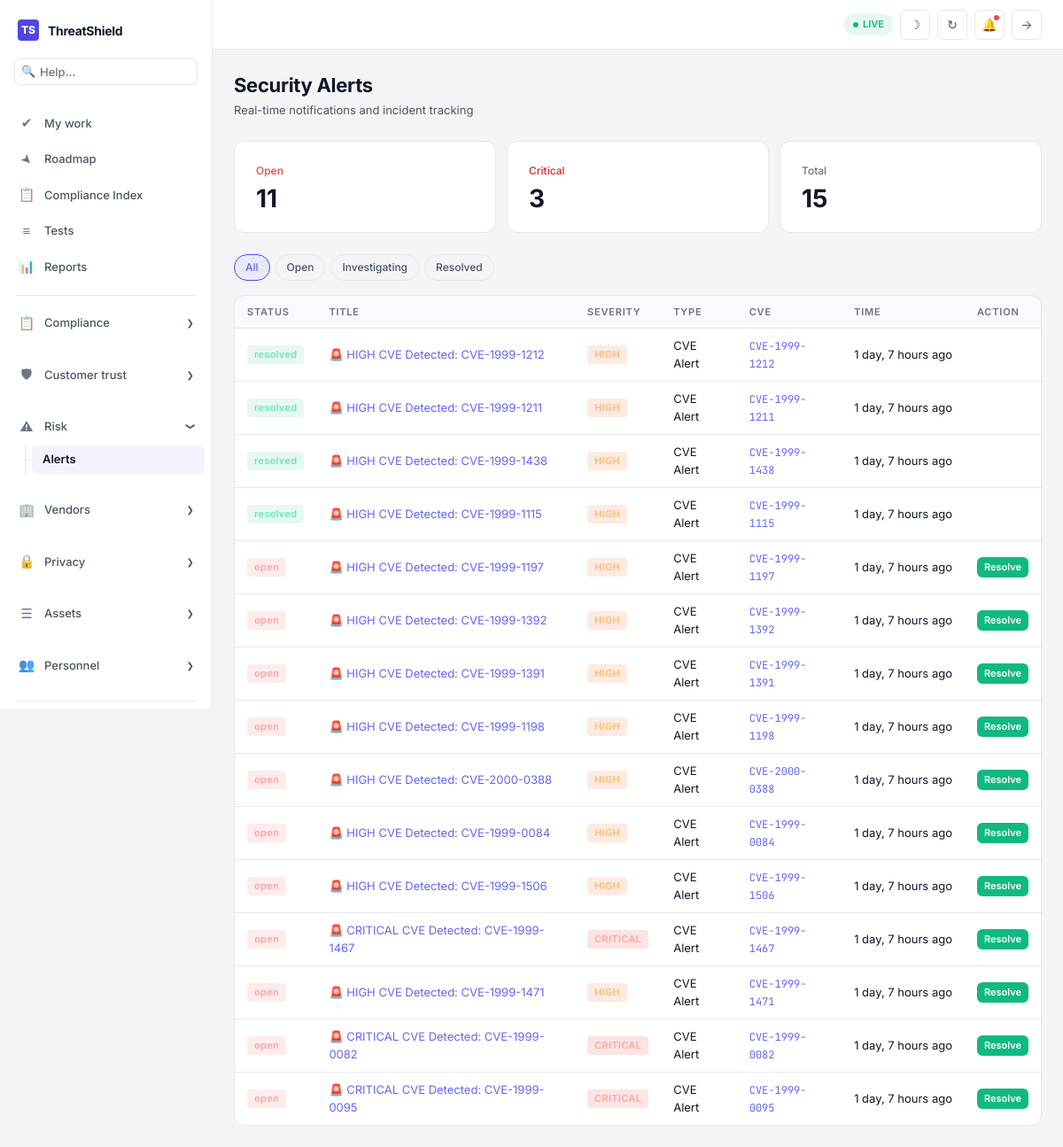
The page /alerts/ (signed in) on the database its author committed.
### alerts/models.py (models this page shows, shortened)
class Alert(models.Model):
    SEVERITY_CHOICES = [
        ('low', 'Low'),
        ('medium', 'Medium'),
        ('high', 'High'),
        ('critical', 'Critical'),
    ]
    STATUS_CHOICES = [
        ('open', 'Open'),
        ('investigating', 'Investigating'),
        ('resolved', 'Resolved'),
        ('dismissed', 'Dismissed'),
    ]
    TYPE_CHOICES = [
        ('cve', 'CVE Alert'),
        ('vendor', 'Vendor Risk'),
        ('compliance', 'Compliance'),
        ('breach', 'Breach Alert'),
        ('system', 'System Alert'),
    ]
    title = models.CharField(max_length=500)
    description = models.TextField()
    severity = models.CharField(max_length=10, choices=SEVERITY_CHOICES, default='medium')
    status = models.CharField(max_length=15, choices=STATUS_CHOICES, default='open')
    alert_type = models.CharField(max_length=15, choices=TYPE_CHOICES, default='system')
    linked_cve = models.ForeignKey(
        'cve_engine.CVE', on_delete=models.SET_NULL, null=True, blank=True, related_name='cve_alerts'
    )
    assigned_to = models.ForeignKey(
        'auth.User', on_delete=models.SET_NULL, null=True, blank=True
    )
    resolved_at = models.DateTimeField(null=True, blank=True)
    created_at = models.DateTimeField(auto_now_add=True)
    updated_at = models.DateTimeField(auto_now=True)
    class Meta:
        ordering = ['-created_at']

### cve_engine/models.py (models this page shows, shortened)
class CVE(models.Model):
    SEVERITY_CHOICES = [
        ('LOW', 'Low'),
        ('MEDIUM', 'Medium'),
        ('HIGH', 'High'),
        ('CRITICAL', 'Critical'),
    ]
    cve_id = models.CharField(max_length=30, unique=True, db_index=True)
    description = models.TextField()
    severity_score = models.FloatField(default=0.0)
    severity_level = models.CharField(max_length=10, choices=SEVERITY_CHOICES, default='LOW')
    published_date = models.DateTimeField()
    last_modified = models.DateTimeField(auto_now=True)
    vendor = models.CharField(max_length=200, blank=True, default='')
    product = models.CharField(max_length=200, blank=True, default='')
    attack_vector = models.CharField(max_length=50, blank=True, default='')
    attack_complexity = models.CharField(max_length=20, blank=True, default='')
    references = models.JSONField(default=list, blank=True)
    latitude = models.FloatField(null=True, blank=True)
    longitude = models.FloatField(null=True, blank=True)
    country = models.CharField(max_length=100, blank=True, default='')
    class Meta:
        ordering = ['-published_date']
        verbose_name = 'CVE'
        verbose_name_plural = 'CVEs'

### alerts/views.py (the view)
# urls.py: path('', views.alert_list, name='alert_list'),
@login_required
def alert_list(request):
    status = request.GET.get('status', '')
    severity = request.GET.get('severity', '')
    alert_type = request.GET.get('type', '')
    alerts = Alert.objects.all()
    if status:
        alerts = alerts.filter(status=status)
    if severity:
        alerts = alerts.filter(severity=severity)
    if alert_type:
        alerts = alerts.filter(alert_type=alert_type)
    context = {
        'alerts': alerts[:100],
        'open_count': Alert.objects.filter(status='open').count(),
        'critical_count': Alert.objects.filter(severity='critical', status='open').count(),
        'total_count': Alert.objects.count(),
        'status_filter': status,
        'severity_filter': severity,
        'type_filter': alert_type,
    }
    return render(request, 'alerts/alert_list.html', context)

### core/models.py (called while the page is built)
    @property
    def is_admin(self):
        return self.role == 'super_admin' or self.user.is_superuser

    @property
    def is_auditor(self):
        return self.role == 'auditor'

### templates/alerts/alert_list.html (shortened to what this page needs)
{% extends 'base.html' %}
{% load humanize %}
{% block content %}
<div class="page-head"><div><h1>Security Alerts</h1><p>Real-time notifications and incident tracking</p></div></div>
<div class="stats-row" style="grid-template-columns:repeat(3,1fr);">
    <div class="stat-card"><div class="sc-label" style="color:var(--danger);">Open</div><div class="sc-value">{{ open_count }}</div></div>
    <div class="stat-card"><div class="sc-label" style="color:var(--severity-critical);">Critical</div><div class="sc-value">{{ critical_count }}</div></div>
    <div class="stat-card"><div class="sc-label">Total</div><div class="sc-value">{{ total_count }}</div></div>
</div>
<div class="filters">
    <a href="{% url 'alerts:alert_list' %}" class="pill {% if not status_filter %}active{% endif %}">All</a>
    <a href="?status=open" class="pill {% if status_filter == 'open' %}active{% endif %}">Open</a>
    <a href="?status=investigating" class="pill {% if status_filter == 'investigating' %}active{% endif %}">Investigating</a>
    <a href="?status=resolved" class="pill {% if status_filter == 'resolved' %}active{% endif %}">Resolved</a>
</div>
<div class="card"><div class="card-body no-pad"><div class="tbl-wrap">
    <table class="tbl">
        <thead><tr><th>Status</th><th>Title</th><th>Severity</th><th>Type</th><th>CVE</th><th>Time</th><th>Action</th></tr></thead>
        <tbody>
            {% for alert in alerts %}
            <tr>
                <td><span class="badge badge-{{ alert.status }}">{{ alert.status }}</span></td>
                <td><a href="{% url 'alerts:alert_detail' alert.pk %}">{{ alert.title|truncatewords:8 }}</a></td>
                <td><span class="badge badge-{{ alert.severity }}">{{ alert.severity|upper }}</span></td>
                <td>{{ alert.get_alert_type_display }}</td>
                <td>{% if alert.linked_cve %}<span class="mono" style="color:var(--brand-secondary);">{{ alert.linked_cve.cve_id }}</span>{% else %}&mdash;{% endif %}</td>
                <td style="white-space:nowrap;">{{ alert.created_at|timesince }} ago</td>
                <td>{% if alert.status == 'open' %}<a href="{% url 'alerts:resolve_alert' alert.pk %}" class="btn btn-success btn-xs">Resolve</a>{% endif %}</td>
            </tr>
            {% empty %}
            <tr><td colspan="7"><div class="empty-state"><p>No alerts found</p></div></td></tr>
            {% endfor %}
        </tbody>
    </table>
</div></div></div>
{% endblock %}

### rows shown on the page
Alert: status "resolved", title "🚨 HIGH CVE Detected: CVE-1999-1212", severity "HIGH", alert_type "CVE Alert", linked_cve.cve_id "CVE-1999-1212", created_at "1 day, 7 hours"
Alert: status "resolved", title "🚨 HIGH CVE Detected: CVE-1999-1211", severity "HIGH", alert_type "CVE Alert", linked_cve.cve_id "CVE-1999-1211", created_at "1 day, 7 hours"
Alert: status "resolved", title "🚨 HIGH CVE Detected: CVE-1999-1438", severity "HIGH", alert_type "CVE Alert", linked_cve.cve_id "CVE-1999-1438", created_at "1 day, 7 hours"
Alert: status "resolved", title "🚨 HIGH CVE Detected: CVE-1999-1115", severity "HIGH", alert_type "CVE Alert", linked_cve.cve_id "CVE-1999-1115", created_at "1 day, 7 hours"
Alert: status "open", title "🚨 HIGH CVE Detected: CVE-1999-1197", severity "HIGH", alert_type "CVE Alert", linked_cve.cve_id "CVE-1999-1197", created_at "1 day, 7 hours", shows "Resolve"
Alert: status "open", title "🚨 HIGH CVE Detected: CVE-1999-1392", severity "HIGH", alert_type "CVE Alert", linked_cve.cve_id "CVE-1999-1392", created_at "1 day, 7 hours", shows "Resolve"
Alert: status "open", title "🚨 HIGH CVE Detected: CVE-1999-1391", severity "HIGH", alert_type "CVE Alert", linked_cve.cve_id "CVE-1999-1391", created_at "1 day, 7 hours", shows "Resolve"
Alert: status "open", title "🚨 HIGH CVE Detected: CVE-1999-1198", severity "HIGH", alert_type "CVE Alert", linked_cve.cve_id "CVE-1999-1198", created_at "1 day, 7 hours", shows "Resolve"
Alert: status "open", title "🚨 HIGH CVE Detected: CVE-2000-0388", severity "HIGH", alert_type "CVE Alert", linked_cve.cve_id "CVE-2000-0388", created_at "1 day, 7 hours", shows "Resolve"
Alert: status "open", title "🚨 HIGH CVE Detected: CVE-1999-0084", severity "HIGH", alert_type "CVE Alert", linked_cve.cve_id "CVE-1999-0084", created_at "1 day, 7 hours", shows "Resolve"
Alert: status "open", title "🚨 HIGH CVE Detected: CVE-1999-1506", severity "HIGH", alert_type "CVE Alert", linked_cve.cve_id "CVE-1999-1506", created_at "1 day, 7 hours", shows "Resolve"
Alert: status "open", title "🚨 CRITICAL CVE Detected: CVE-1999-1467", severity "CRITICAL", alert_type "CVE Alert", linked_cve.cve_id "CVE-1999-1467", created_at "1 day, 7 hours", shows "Resolve"
Alert: status "open", title "🚨 HIGH CVE Detected: CVE-1999-1471", severity "HIGH", alert_type "CVE Alert", linked_cve.cve_id "CVE-1999-1471", created_at "1 day, 7 hours", shows "Resolve"
Alert: status "open", title "🚨 CRITICAL CVE Detected: CVE-1999-0082", severity "CRITICAL", alert_type "CVE Alert", linked_cve.cve_id "CVE-1999-0082", created_at "1 day, 7 hours", shows "Resolve"
Alert: status "open", title "🚨 CRITICAL CVE Detected: CVE-1999-0095", severity "CRITICAL", alert_type "CVE Alert", linked_cve.cve_id "CVE-1999-0095", created_at "1 day, 7 hours", shows "Resolve"

### other values the page prints
{{ open_count }} "11"
{{ critical_count }} "3"
{{ total_count }} "15"
